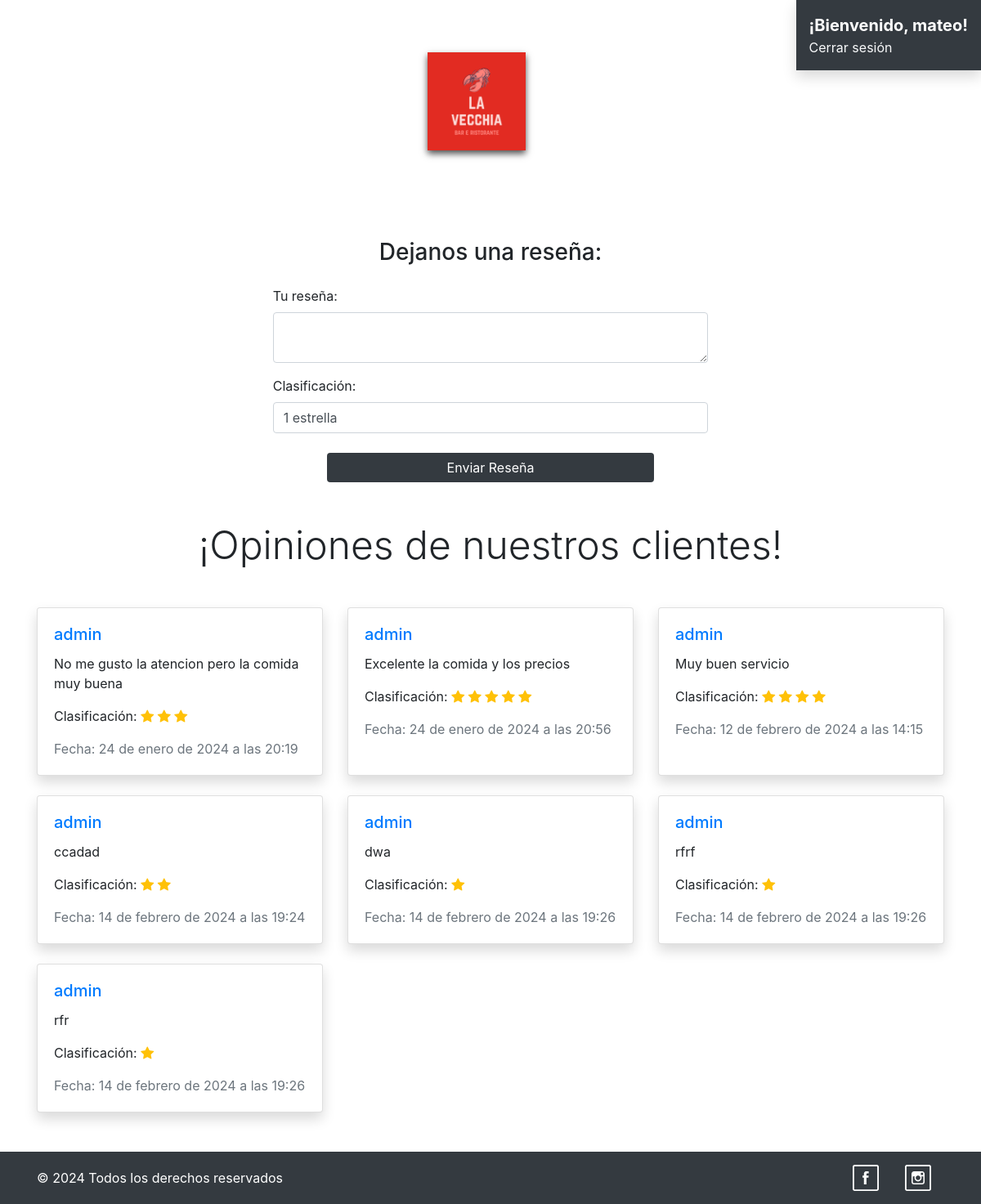
The page /reseñas/ (signed in) on the database its author committed.
### myapp/models.py (models this page shows, shortened)
class Resena(models.Model):
    usuario = models.ForeignKey(User, on_delete=models.CASCADE)
    texto = models.TextField()
    clasificacion = models.IntegerField(choices=[(i, str(i)) for i in range(1, 6)])
    fecha_creacion = models.DateTimeField(auto_now_add=True)

### myapp/forms.py
class ResenaForm(forms.ModelForm):
    class Meta:
        model = Resena
        fields = ['texto', 'clasificacion']
    CLASIFICACIONES = [
        ('1', '1 estrella'),
        ('2', '2 estrellas'),
        ('3', '3 estrellas'),
        ('4', '4 estrellas'),
        ('5', '5 estrellas'),
    ]
    texto = forms.CharField(
        label="Tu reseña",
        widget=forms.Textarea(attrs={"class": "form-control", "rows": 2}),
    )
    clasificacion = forms.ChoiceField(
        label="Clasificación",
        choices=CLASIFICACIONES,
        widget=forms.Select(attrs={"class": "form-control"}),
    )

### myapp/views.py (called while the page is built)
def reseñas(request):
    reseñas = Resena.objects.all()
    if request.method == 'POST':
        form = ResenaForm(request.POST)
        if form.is_valid():
            nueva_resena = form.save(commit=False)
            nueva_resena.usuario = request.user
            nueva_resena.save()
            messages.success(request, 'Reseña enviada exitosamente.')
            return redirect('reseñas')
    else:
        form = ResenaForm()
    return render(request, 'reseñas.html', {'reseñas': reseñas, 'form': form})

### myapp/templates/reseñas.html (shortened to what this page needs)
{% extends "layouts/base.html" %}
{% load static %}
{% block content %}
<div class="container mt-5">
    {% if user.is_authenticated %}
    <div class="col-md-8 mx-auto mt-4">
        <h3 class="mb-4 text-center ">Dejanos una reseña:</h3>
        <form method="post" action="{% url 'reseñas' %}" class="w-75 mx-auto">
            {{ form.as_p }}
            <div class="text-center mt-4">
                <button type="submit" class="btn btn-dark w-75 border-0">Enviar Reseña</button>
            </div>
        </form>
    </div>
    {% else %}
    <div class="alert alert-info" role="alert">
        Si deseas dejar una reseña, por favor <a href="{% url 'login' %}?next={{ request.path }}">inicia sesión</a>.
    </div>
    {% endif %}
    <h2 class="display-5 text-center mt-5 mb-4">¡Opiniones de nuestros clientes!</h2>
    <div class="row row-cols-1 row-cols-md-3 g-4 mt-4 mb-5">
        {% for resena in reseñas %}
        <div class="col">
            <div class="card h-100 shadow">
                <div class="card-body">
                    <h5 class="card-title text-primary">{{ resena.usuario.username }}</h5>
                    <p class="card-text">{{ resena.texto }}</p>
                    <p class="card-text">
                        Clasificación:
                        {% for _ in "x"|rjust:resena.clasificacion %}
                        <i class="bi bi-star-fill text-warning"></i>
                        {% endfor %}
                    </p>
                    <p class="card-text text-muted">Fecha: {{ resena.fecha_creacion }}</p>
                </div>
            </div>
        </div>
        {% endfor %}
    </div>
</div>
{% endblock content %}

### myapp/templates/layouts/base.html (shortened to what this page needs)
{% load static %}
<!DOCTYPE html>
<html lang="en">
  <head>
    <link
      rel="stylesheet"
      type="text/css"
      href="{% static 'css/styles.css' %}"
    />
    <link
      href="https://cdn.jsdelivr.net/npm/bootstrap@5.3.2/dist/css/bootstrap.min.css"
      rel="stylesheet"
    />
    <link
      rel="stylesheet"
      href="https://cdn.jsdelivr.net/npm/bootstrap-icons@1.10.0/font/bootstrap-icons.css"
    />
    <link
      rel="stylesheet"
      href="https://stackpath.bootstrapcdn.com/bootstrap/4.5.2/css/bootstrap.min.css"
    />
  </head>
  <body>
    <div class="container">
      <nav
        class="navbar navbar-expand-lg mb-4 mt-5 bg-transparent"
        style="z-index: 2"
      >
        <div class="container">
          <div class="collapse navbar-collapse justify-content-center">
            <ul
              class="navbar-nav fs-5 text d-flex align-items-center"
              style="margin-right: auto; margin-left: auto"
            >
              <li class="nav-item mx-3">
                <a
                  class="nav-link text-white fw-bold hover-zoom"
                  href="{% url 'carta' %}"
                  >CARTA</a
                >
              </li>
              <li class="nav-item mx-3">
                <a
                  class="nav-link text-white fw-bold hover-zoom"
                  href="{% url 'reseñas' %}"
                  >RESEÑAS</a
                >
              </li>
              <li class="nav-item mx-3">
                <a
                  class="nav-link text-white fw-bold hover-zoom"
                  href="{% url 'reserva' %}"
                  >RESERVAR</a
                >
              </li>
              <li class="nav-item mx-3">
                <a class="nav-link" href="{% url 'index' %}">
                  <img
                    src="{% static 'img/logo-restaurante.webp' %}"
                    alt="Logo Restaurante"
                    style="
                      height: 120px;
                      width: 120px;
                      box-shadow: 0px 4px 8px rgba(0, 0, 0, 0.7);
                    "
                  />
                </a>
              </li>
              <li class="nav-item mx-3">
                <a
                  class="nav-link text-white fw-bold hover-zoom"
                  href="{% url 'galeria' %}"
                  >GALERIA</a
                >
              </li>
              <li class="nav-item mx-3">
                <a
                  class="nav-link text-white fw-bold hover-zoom"
                  href="{% url 'nosotros' %}"
                  >NOSOTROS</a
                >
              </li>
              <li class="nav-item mx-3">
                <a
                  class="nav-link text-white fw-bold hover-zoom"
                  href="{% url 'contacto' %}"
                  >CONTACTO</a
                >
              </li>
            </ul>
          </div>
        </div>
      </nav>
    </div>
    {% if user.is_authenticated %}
    <div
      id="user-info-container"
      class="position-fixed top-0 end-0 p-3 bg-dark bg-opacity-75 shadow"
      style="z-index: 1000; max-width: 300px; color: #fff"
    >
      <p class="mb-0 fs-5 fw-bold">¡Bienvenido, {{ user.username }}!</p>
      <a href="{% url 'logout' %}" class="text-light text-decoration-none"
        >Cerrar sesión</a
      >
    </div>
    {% endif %} {% block content %} {% endblock %}
    <footer class="bg-dark text-white text-center py-3">
      <div class="container">
        <div class="d-flex justify-content-between align-items-center">
          <div>
            <p class="m-0">© 2024 Todos los derechos reservados</p>
          </div>
          <div class="mx-3 ml-auto">
            <a
              href="https://www.facebook.com/"
              class="text-white text-decoration-none underline"
              target="_blank"
              ></a
            >
          </div>
          <div class="mx-3">
            <a
              href="https://www.instagram.com/"
              class="text-white text-decoration-none underline"
              target="_blank"
              ></a
            >
          </div>
        </div>
      </div>
    </footer>
  </body>
</html>

### myapp/static/css/styles.css (style rules this page uses)
.navbar-nav .nav-link { font-family: 'Your Font', sans-serif; font-size: 16px; }

### rows shown on the page
Resena: usuario.username "admin", texto "No me gusto la atencion pero la comida muy buena", clasificacion 3 (drawn), fecha_creacion "24 de enero de 2024 a las 20:19"
Resena: usuario.username "admin", texto "Excelente la comida y los precios", clasificacion 5 (drawn), fecha_creacion "24 de enero de 2024 a las 20:56"
Resena: usuario.username "admin", texto "Muy buen servicio", clasificacion 4 (drawn), fecha_creacion "12 de febrero de 2024 a las 14:15"
Resena: usuario.username "admin", texto "ccadad", clasificacion 2 (drawn), fecha_creacion "14 de febrero de 2024 a las 19:24"
Resena: usuario.username "admin", texto "dwa", clasificacion 1 (drawn), fecha_creacion "14 de febrero de 2024 a las 19:26"
Resena: usuario.username "admin", texto "rfrf", clasificacion 1 (drawn), fecha_creacion "14 de febrero de 2024 a las 19:26"
Resena: usuario.username "admin", texto "rfr", clasificacion 1 (drawn), fecha_creacion "14 de febrero de 2024 a las 19:26"

### other values the page prints
{{ user.username }} "mateo"
